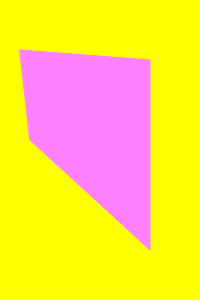
Frame 1 (no input)
Frame 60 (no input): identical to frame 1, image omitted
Frame 120 (the mouse pressed at the canvas centre since frame 60): identical to frame 1, image omitted

The p5.js sketch that drew this single still picture (run headless with seeded random() and noise() and a simulated clock; from frame 60 on, the mouse is pressed at the canvas centre):

// p5.js sketch
// ── sketch.js
function setup() {
  createCanvas(200, 300);
}

function draw() {
  background(255, 255, 0);
  
  stroke (255, 128, 255)
  fill (255, 128, 255)
  quad (20, 50, 150, 60, 150, 250, 30, 140);
}
